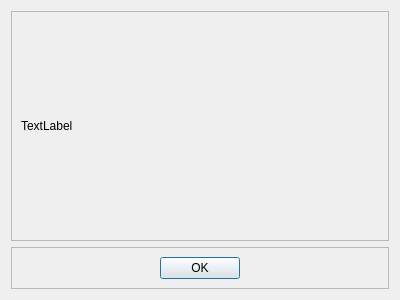
<?xml version="1.0" encoding="UTF-8"?>
<ui version="4.0">
 <class>Dialog</class>
 <widget class="QDialog" name="Dialog">
  <property name="geometry">
   <rect>
    <x>0</x>
    <y>0</y>
    <width>400</width>
    <height>300</height>
   </rect>
  </property>
  <property name="windowTitle">
   <string>Dialog</string>
  </property>
  <layout class="QVBoxLayout" name="verticalLayout">
   <item>
    <widget class="QFrame" name="frame">
     <property name="sizePolicy">
      <sizepolicy hsizetype="Preferred" vsizetype="Expanding">
       <horstretch>0</horstretch>
       <verstretch>0</verstretch>
      </sizepolicy>
     </property>
     <property name="frameShape">
      <enum>QFrame::StyledPanel</enum>
     </property>
     <property name="frameShadow">
      <enum>QFrame::Raised</enum>
     </property>
     <layout class="QVBoxLayout" name="verticalLayout_2">
      <item>
       <widget class="QLabel" name="label">
        <property name="text">
         <string>TextLabel</string>
        </property>
        <property name="margin">
         <number>20</number>
        </property>
       </widget>
      </item>
     </layout>
    </widget>
   </item>
   <item>
    <widget class="QFrame" name="frame_2">
     <property name="sizePolicy">
      <sizepolicy hsizetype="Preferred" vsizetype="Preferred">
       <horstretch>0</horstretch>
       <verstretch>0</verstretch>
      </sizepolicy>
     </property>
     <property name="frameShape">
      <enum>QFrame::StyledPanel</enum>
     </property>
     <property name="frameShadow">
      <enum>QFrame::Raised</enum>
     </property>
     <layout class="QHBoxLayout" name="horizontalLayout">
      <item>
       <widget class="QPushButton" name="pushButton">
        <property name="sizePolicy">
         <sizepolicy hsizetype="Fixed" vsizetype="Fixed">
          <horstretch>0</horstretch>
          <verstretch>0</verstretch>
         </sizepolicy>
        </property>
        <property name="text">
         <string>OK</string>
        </property>
       </widget>
      </item>
     </layout>
    </widget>
   </item>
  </layout>
 </widget>
 <resources/>
 <connections/>
</ui>
